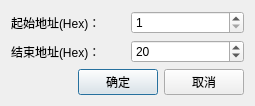
<?xml version="1.0" encoding="UTF-8"?>
<ui version="4.0">
 <class>ScanDevRangeDialog</class>
 <widget class="QDialog" name="ScanDevRangeDialog">
  <property name="geometry">
   <rect>
    <x>0</x>
    <y>0</y>
    <width>255</width>
    <height>104</height>
   </rect>
  </property>
  <property name="windowTitle">
   <string>Scan Node</string>
  </property>
  <layout class="QGridLayout" name="gridLayout">
   <item row="0" column="0">
    <layout class="QVBoxLayout" name="verticalLayout">
     <item>
      <layout class="QHBoxLayout" name="horizontalLayout_2">
       <item>
        <widget class="QLabel" name="label">
         <property name="text">
          <string>起始地址(Hex)：</string>
         </property>
        </widget>
       </item>
       <item>
        <widget class="QSpinBox" name="spinBoxStartAddr">
         <property name="minimum">
          <number>1</number>
         </property>
         <property name="maximum">
          <number>65535</number>
         </property>
         <property name="displayIntegerBase">
          <number>16</number>
         </property>
        </widget>
       </item>
      </layout>
     </item>
     <item>
      <layout class="QHBoxLayout" name="horizontalLayout_3">
       <item>
        <widget class="QLabel" name="label_2">
         <property name="text">
          <string>结束地址(Hex)：</string>
         </property>
        </widget>
       </item>
       <item>
        <widget class="QSpinBox" name="spinBoxEndAddr">
         <property name="minimum">
          <number>1</number>
         </property>
         <property name="maximum">
          <number>65535</number>
         </property>
         <property name="value">
          <number>32</number>
         </property>
         <property name="displayIntegerBase">
          <number>16</number>
         </property>
        </widget>
       </item>
      </layout>
     </item>
     <item>
      <layout class="QHBoxLayout" name="horizontalLayout">
       <item>
        <spacer name="horizontalSpacer">
         <property name="orientation">
          <enum>Qt::Horizontal</enum>
         </property>
         <property name="sizeHint" stdset="0">
          <size>
           <width>40</width>
           <height>20</height>
          </size>
         </property>
        </spacer>
       </item>
       <item>
        <widget class="QPushButton" name="pushButtonConfirm">
         <property name="text">
          <string>确定</string>
         </property>
        </widget>
       </item>
       <item>
        <widget class="QPushButton" name="pushButtonCancel">
         <property name="text">
          <string>取消</string>
         </property>
        </widget>
       </item>
      </layout>
     </item>
    </layout>
   </item>
  </layout>
 </widget>
 <resources/>
 <connections/>
</ui>
